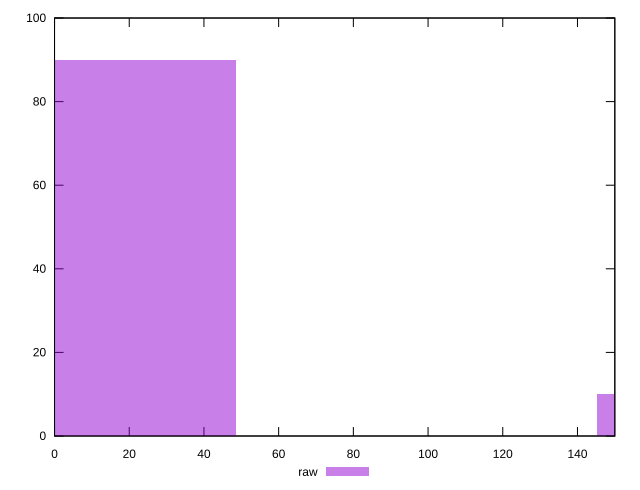

Write gnuplot code to recreate this figure.
reset

$raw <<EOF
0 90
193.79760638672732 10
EOF

set key outside below
set boxwidth 96.89880319336366
set xrange [0:150]
set yrange [0:100]
set trange [0:100]
set style fill transparent solid 0.5 noborder
set terminal svg size 640, 490 enhanced background rgb 'white'
set output "report_00014_2021-02-09T15:56:05.503Z/unminified-css/samples/pages+cached+noadtech/raw/histogram.svg"

plot $raw title "raw" with boxes

reset
